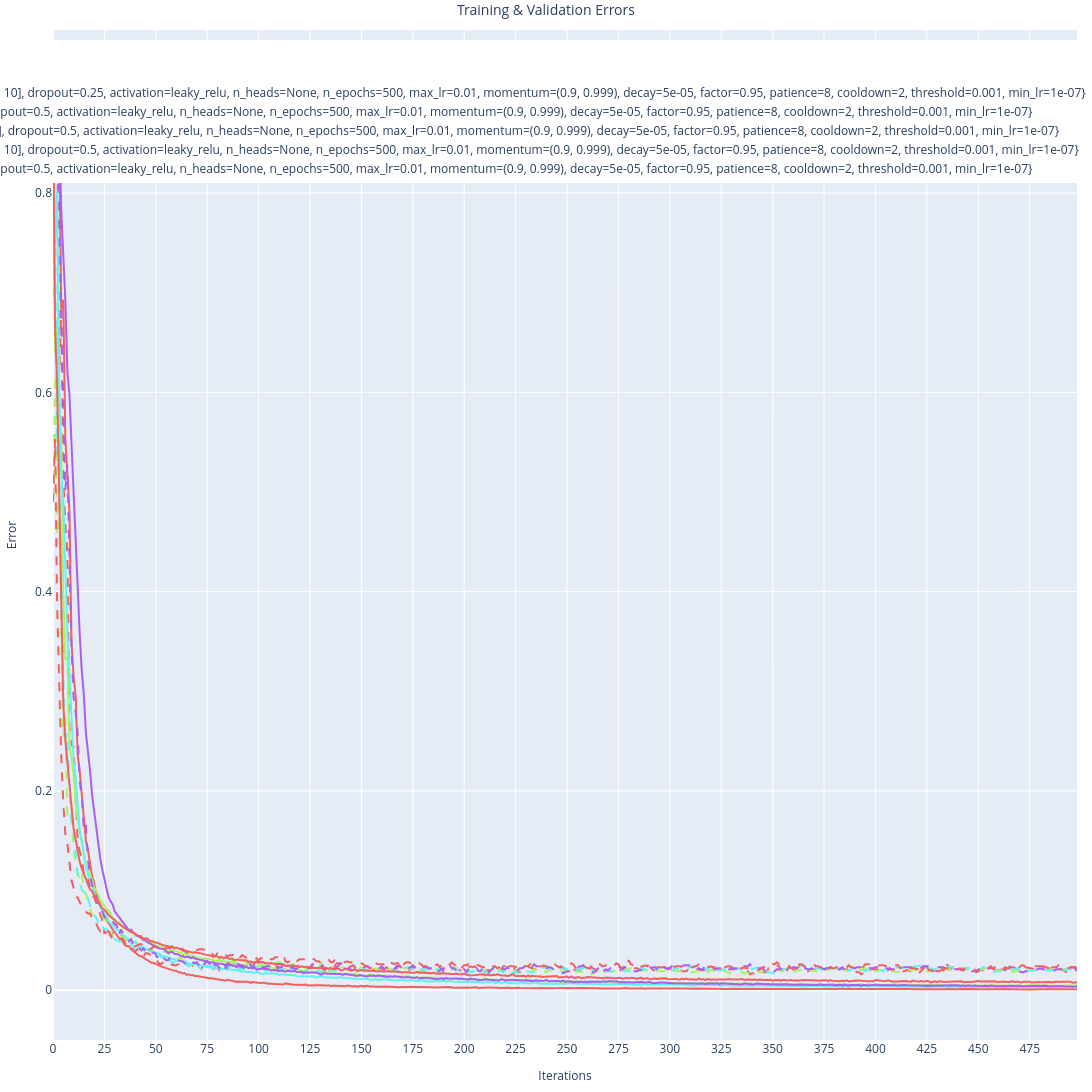

The notebook cell saved with this chart:
### Code cell
VisUtils.multi_line_plot(
    x_ticks_inc=25
    , y_axis_label="Error"
    , x_axis_label="Iterations"
    , title="Training & Validation Errors"
    , fig_size=(16 * 100 * 1.5, 9 * 100 * 1.5)
    , x=[
        iter_idx for iter_idx in range(
            0
            , max(
                top_runs
                , key=lambda run: run.idps[-1].iter_idx
            ).idps[-1].iter_idx
        )
    ]
    , yss_legend=[
        ['Training', 'Validation']
        , [str(run) for run in top_runs]
    ]
    , yss=[
        [
            [idp.train_edp.error for idp in run.idps]
            , [idp.val_edp.error for idp in run.idps]
        ] for run in top_runs
    ]
)

### Figure 1 — Plotly figure (JSON) as saved in the notebook; plotly's stock layout.template omitted (floating-point values rounded to 4 significant figures; data arrays with more than 128 entries replaced by an {"elided": "..."} marker saying what was removed)
{"data": [{"line": {"color": "#f26060", "dash": "solid", "width": 2}, "mode": "lines", "name": "{", "showlegend": false, "type": "scatter", "x": {"elided": "499 int values"}, "y": {"elided": "500 float values"}}, {"line": {"color": "#f26060", "dash": "dash", "width": 2}, "mode": "lines", "name": "l", "showlegend": false, "type": "scatter", "x": {"elided": "499 int values"}, "y": {"elided": "500 float values"}}, {"line": {"color": "#a9f260", "dash": "solid", "width": 2}, "mode": "lines", "name": "{", "showlegend": false, "type": "scatter", "x": {"elided": "499 int values"}, "y": {"elided": "500 float values"}}, {"line": {"color": "#a9f260", "dash": "dash", "width": 2}, "mode": "lines", "name": "l", "showlegend": false, "type": "scatter", "x": {"elided": "499 int values"}, "y": {"elided": "500 float values"}}, {"line": {"color": "#60f2f2", "dash": "solid", "width": 2}, "mode": "lines", "name": "{", "showlegend": false, "type": "scatter", "x": {"elided": "499 int values"}, "y": {"elided": "500 float values"}}, {"line": {"color": "#60f2f2", "dash": "dash", "width": 2}, "mode": "lines", "name": "l", "showlegend": false, "type": "scatter", "x": {"elided": "499 int values"}, "y": {"elided": "500 float values"}}, {"line": {"color": "#a960f2", "dash": "solid", "width": 2}, "mode": "lines", "name": "{", "showlegend": false, "type": "scatter", "x": {"elided": "499 int values"}, "y": {"elided": "500 float values"}}, {"line": {"color": "#a960f2", "dash": "dash", "width": 2}, "mode": "lines", "name": "l", "showlegend": false, "type": "scatter", "x": {"elided": "499 int values"}, "y": {"elided": "500 float values"}}, {"line": {"color": "#f26060", "dash": "solid", "width": 2}, "mode": "lines", "name": "{", "showlegend": false, "type": "scatter", "x": {"elided": "499 int values"}, "y": {"elided": "500 float values"}}, {"line": {"color": "#f26060", "dash": "dash", "width": 2}, "mode": "lines", "name": "l", "showlegend": false, "type": "scatter", "x": {"elided": "499 int values"}, "y": {"elided": "500 float values"}}, {"line": {"color": "black", "dash": "solid", "width": 2}, "mode": "lines", "name": "Training", "type": "scatter", "x": [null], "y": [null]}, {"line": {"color": "black", "dash": "dash", "width": 2}, "mode": "lines", "name": "Validation", "type": "scatter", "x": [null], "y": [null]}, {"line": {"color": "#f26060", "width": 2}, "mode": "lines", "name": "{loss=cross_entropy, device=mps, net=feed_fwd, dims=[784, 512, 256, 128, 64, 10], dropout=0.25, activation=leaky_relu, n_heads=None, n_epochs=500, max_lr=0.01, momentum=(0.9, 0.999), decay=5e-05, factor=0.95, patience=8, cooldown=2, threshold=0.001, min_lr=1e-07}", "type": "scatter", "x": [null], "y": [null]}, {"line": {"color": "#a9f260", "width": 2}, "mode": "lines", "name": "{loss=cross_entropy, device=mps, net=feed_fwd, dims=[784, 512, 256, 10], dropout=0.5, activation=leaky_relu, n_heads=None, n_epochs=500, max_lr=0.01, momentum=(0.9, 0.999), decay=5e-05, factor=0.95, patience=8, cooldown=2, threshold=0.001, min_lr=1e-07}", "type": "scatter", "x": [null], "y": [null]}, {"line": {"color": "#60f2f2", "width": 2}, "mode": "lines", "name": "{loss=cross_entropy, device=mps, net=feed_fwd, dims=[784, 512, 256, 128, 10], dropout=0.5, activation=leaky_relu, n_heads=None, n_epochs=500, max_lr=0.01, momentum=(0.9, 0.999), decay=5e-05, factor=0.95, patience=8, cooldown=2, threshold=0.001, min_lr=1e-07}", "type": "scatter", "x": [null], "y": [null]}, {"line": {"color": "#a960f2", "width": 2}, "mode": "lines", "name": "{loss=cross_entropy, device=mps, net=feed_fwd, dims=[784, 512, 256, 128, 64, 10], dropout=0.5, activation=leaky_relu, n_heads=None, n_epochs=500, max_lr=0.01, momentum=(0.9, 0.999), decay=5e-05, factor=0.95, patience=8, cooldown=2, threshold=0.001, min_lr=1e-07}", "type": "scatter", "x": [null], "y": [null]}, {"line": {"color": "#f26060", "width": 2}, "mode": "lines", "name": "{loss=cross_entropy, device=mps, net=feed_fwd, dims=[784, 256, 128, 10], dropout=0.5, activation=leaky_relu, n_heads=None, n_epochs=500, max_lr=0.01, momentum=(0.9, 0.999), decay=5e-05, factor=0.95, patience=8, cooldown=2, threshold=0.001, min_lr=1e-07}", "type": "scatter", "x": [null], "y": [null]}], "layout": {"height": 1350.0, "legend": {"orientation": "v", "x": 0.99, "xanchor": "right", "y": 0.99, "yanchor": "top"}, "margin": {"b": 15, "l": 15, "pad": 0, "r": 15, "t": 30}, "title": {"font": {"size": 14}, "text": "Training & Validation Errors", "x": 0.5}, "width": 2400.0, "xaxis": {"anchor": "y", "domain": [0.0, 1.0], "tickmode": "array", "tickvals": [0, 25, 50, 75, 100, 125, 150, 175, 200, 225, 250, 275, 300, 325, 350, 375, 400, 425, 450, 475], "title": {"font": {"size": 12}, "text": "Iterations"}}, "yaxis": {"anchor": "x", "domain": [0.0, 1.0], "title": {"font": {"size": 12}, "text": "Error"}}}}
